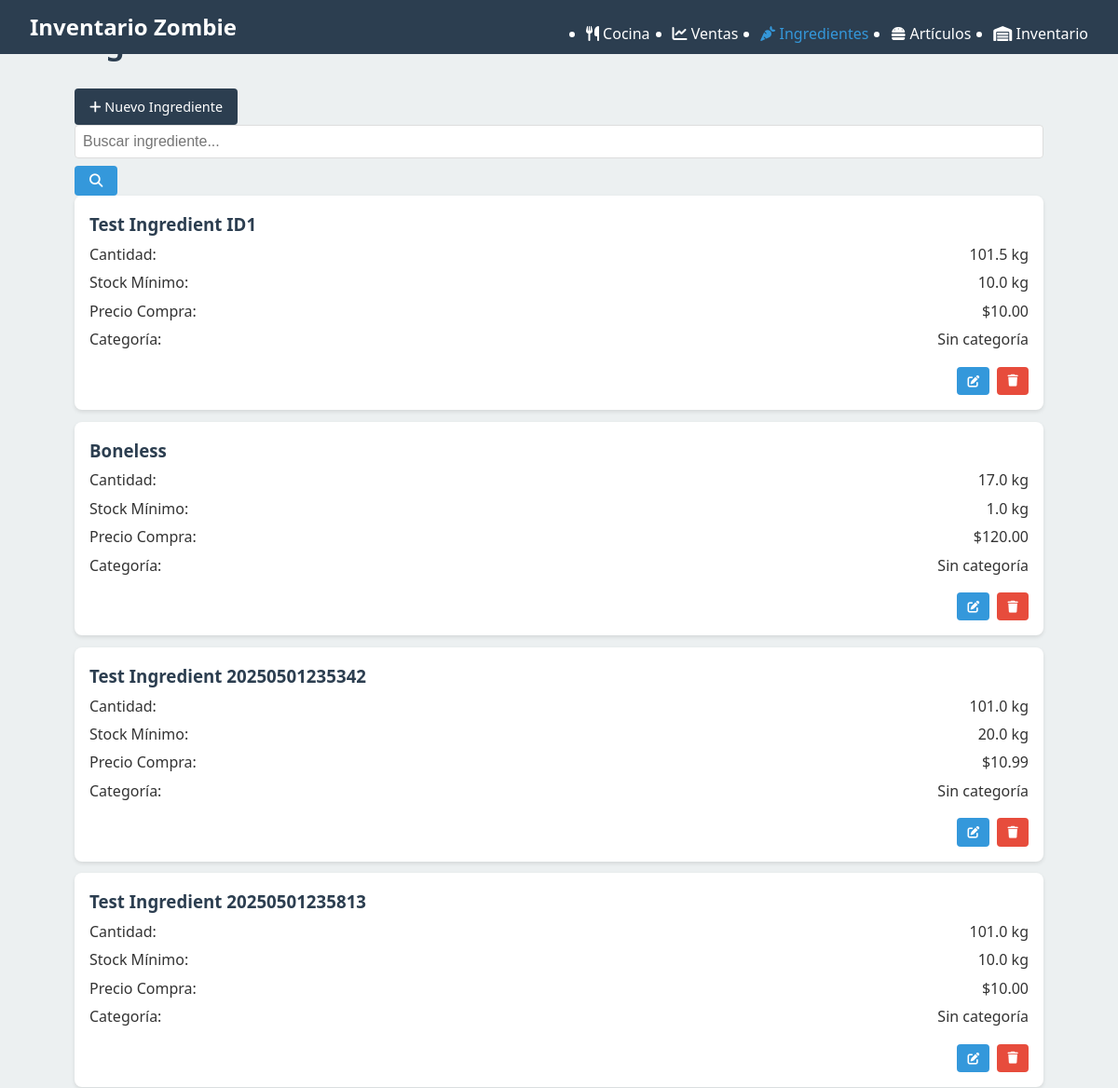
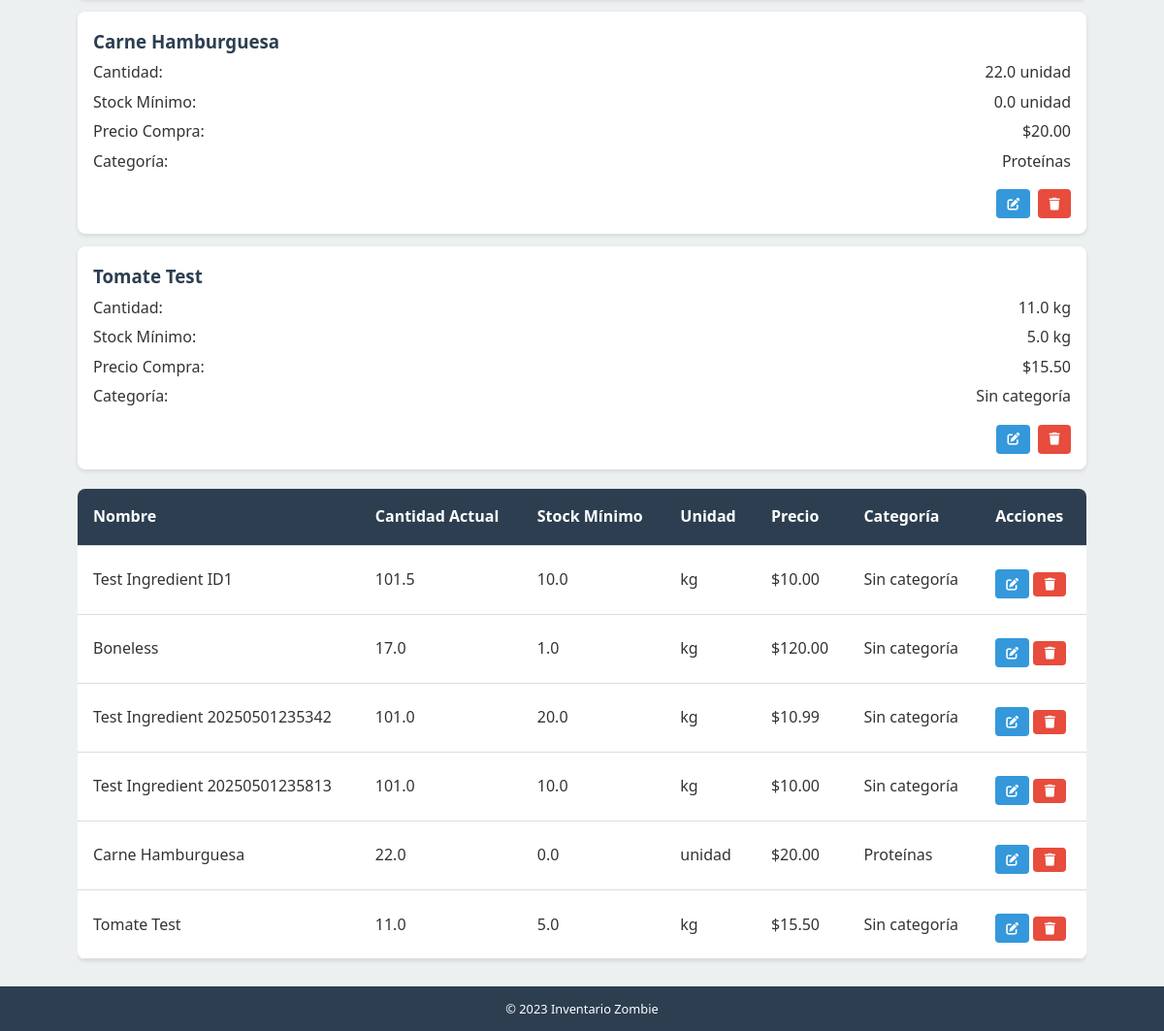
The page /ingredientes/ on the database as committed earlier (2 pictures, top to bottom).
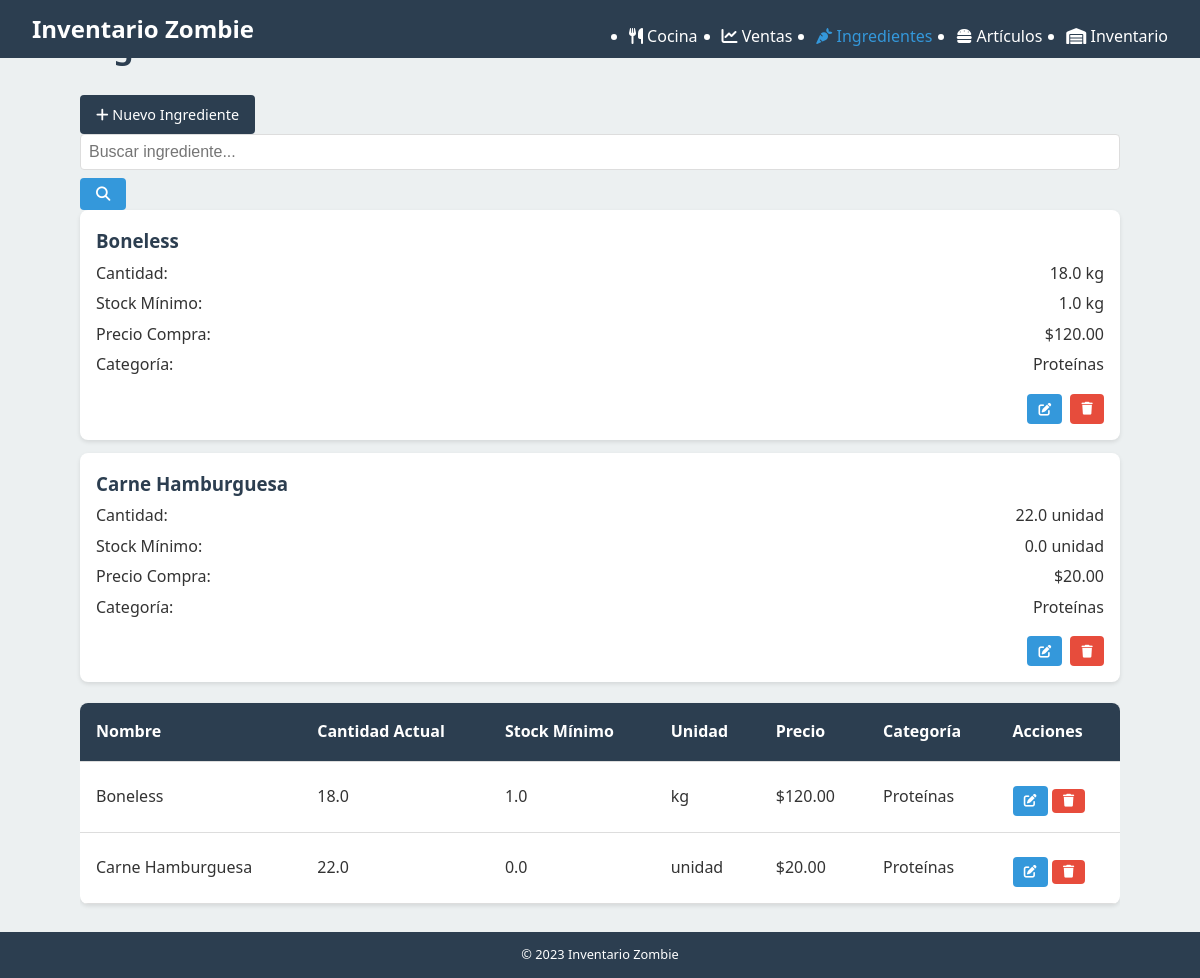
The same page on the database as committed later.
### tables this page shows
CREATE TABLE Ingredientes (
    id INTEGER PRIMARY KEY AUTOINCREMENT,
    nombre TEXT NOT NULL UNIQUE,
    unidad_medida TEXT NOT NULL,
    precio_compra REAL,
    cantidad_actual REAL NOT NULL DEFAULT 0,
    stock_minimo REAL
, categoria TEXT);

### routes/ingredientes.py (the view)
@ingredientes_web_bp.route('/', methods=['GET'])
def index():
    db = get_db()
    cursor = db.execute('SELECT * FROM Ingredientes')
    ingredientes = []
    for row in cursor.fetchall():
        ingrediente = dict(
            id=row['id'],
            nombre=row['nombre'],
            unidad_medida=row['unidad_medida'],
            precio_compra=row['precio_compra'],
            cantidad_actual=row['cantidad_actual'],
            stock_minimo=row['stock_minimo']
        )
        try:
            ingrediente['categoria'] = row['categoria']
        except (IndexError, KeyError):
            ingrediente['categoria'] = None
        ingredientes.append(ingrediente)
    return render_template('ingredientes/lista.html', ingredientes=ingredientes)

### app.py (called while the page is built)
@app.after_request
def add_cors_headers(response):
    response.headers.add('Access-Control-Allow-Origin', '*')
    response.headers.add('Access-Control-Allow-Headers', 'Content-Type,Authorization')
    response.headers.add('Access-Control-Allow-Methods', 'GET,PUT,POST,DELETE,OPTIONS')
    return response

### database.py (called while the page is built)
def get_db():
    if 'db' not in g:
        g.db = sqlite3.connect(
            current_app.config['DATABASE'],
            detect_types=sqlite3.PARSE_DECLTYPES
        )
        g.db.row_factory = sqlite3.Row
    return g.db

### templates/ingredientes/lista.html (shortened to what this page needs)
{% extends "layout.html" %}
{% block content %}
<div class="page-header">
    <h1>Ingredientes</h1>
    <a href="{{ url_for('ingredientes_web.nuevo') }}" class="btn btn-primary">
        <i class="fas fa-plus"></i> Nuevo Ingrediente
    </a>
</div>
<div class="search-box">
    <input type="text" id="search-input" placeholder="Buscar ingrediente...">
    <button id="search-button" class="btn">
        <i class="fas fa-search"></i>
    </button>
</div>
<div class="item-list" id="ingredient-cards">
    {% for ingrediente in ingredientes %}
    <div class="item-card">
        <h3>{{ ingrediente.nombre }}</h3>
        <div class="item-detail">
            <span>Cantidad:</span>
            <span class="{% if ingrediente.cantidad_actual <= ingrediente.stock_minimo %}low-stock{% endif %}">
                {{ ingrediente.cantidad_actual }} {{ ingrediente.unidad_medida }}
            </span>
        </div>
        <div class="item-detail">
            <span>Stock Mínimo:</span>
            <span>{{ ingrediente.stock_minimo }} {{ ingrediente.unidad_medida }}</span>
        </div>
        <div class="item-detail">
            <span>Precio Compra:</span>
            <span>${{ "%.2f"|format(ingrediente.precio_compra) }}</span>
        </div>
        <div class="item-detail">
            <span>Categoría:</span>
            <span>{{ ingrediente.get('categoria') or 'Sin categoría' }}</span>
        </div>
        <div class="item-actions">
            <a href="{{ url_for('ingredientes_web.editar', id=ingrediente.id) }}" class="btn btn-secondary btn-sm">
                <i class="fas fa-edit"></i>
            </a>
            <button class="btn btn-danger btn-sm delete-ingredient"
                   data-id="{{ ingrediente.id }}"
                   data-name="{{ ingrediente.nombre }}">
                <i class="fas fa-trash"></i>
            </button>
        </div>
    </div>
    {% endfor %}
</div>
<div class="table-responsive d-none d-md-block">
    <table>
        <thead>
            <tr>
                <th>Nombre</th>
                <th>Cantidad Actual</th>
                <th>Stock Mínimo</th>
                <th>Unidad</th>
                <th>Precio</th>
                <th>Categoría</th>
                <th>Acciones</th>
            </tr>
        </thead>
        <tbody>
            {% for ingrediente in ingredientes %}
            <tr>
                <td>{{ ingrediente.nombre }}</td>
                <td class="{% if ingrediente.cantidad_actual <= ingrediente.stock_minimo %}low-stock{% endif %}">
                    {{ ingrediente.cantidad_actual }}
                </td>
                <td>{{ ingrediente.stock_minimo }}</td>
                <td>{{ ingrediente.unidad_medida }}</td>
                <td>${{ "%.2f"|format(ingrediente.precio_compra) }}</td>
                <td>{{ ingrediente.get('categoria') or 'Sin categoría' }}</td>
                <td>
                    <a href="{{ url_for('ingredientes_web.editar', id=ingrediente.id) }}" class="btn btn-secondary btn-sm">
                        <i class="fas fa-edit"></i>
                    </a>
                    <button class="btn btn-danger btn-sm delete-ingredient"
                           data-id="{{ ingrediente.id }}"
                           data-name="{{ ingrediente.nombre }}">
                        <i class="fas fa-trash"></i>
                    </button>
                </td>
            </tr>
            {% else %}
            <tr>
                <td colspan="7" class="text-center">No hay ingredientes registrados</td>
            </tr>
            {% endfor %}
        </tbody>
    </table>
</div>
{% endblock %}

### templates/layout.html (shortened to what this page needs)
<!DOCTYPE html>
<html lang="es">
<head>
    <link rel="stylesheet" href="{{ url_for('static', filename='css/main.css') }}">
    <link rel="stylesheet" href="https://cdnjs.cloudflare.com/ajax/libs/font-awesome/6.1.1/css/all.min.css">
</head>
<body>
    <header>
        <nav>
            <div class="logo">
                <a href="{{ url_for('index') }}">Inventario Zombie</a>
            </div>
            <ul class="nav-links">
                <li><a href="{{ url_for('recepciones_web.formulario') }}"><i class="fas fa-utensils"></i> Cocina</a></li>
                <li><a href="{{ url_for('ventas_web.lista') }}"><i class="fas fa-chart-line"></i> Ventas</a></li>
                <li><a href="{{ url_for('ingredientes_web.index') }}"><i class="fas fa-carrot"></i> Ingredientes</a></li>
                <li><a href="{{ url_for('articulos_web.index') }}"><i class="fas fa-hamburger"></i> Artículos</a></li>
                <li><a href="{{ url_for('inventario_web.dashboard') }}"><i class="fas fa-warehouse"></i> Inventario</a></li>
            </ul>
        </nav>
    </header>
    <main class="container">
        {% block content %}{% endblock %}
    </main>
    <footer>
        <p>&copy; 2023 Inventario Zombie</p>
    </footer>
</body>
</html>

### static/css/main.css (style rules this page uses)
:root { --primary-color: #2c3e50; --secondary-color: #3498db; --accent-color: #e74c3c; --background-color: #ecf0f1; --text-color: #333; --light-text: #fff; --success-color: #2ecc71; --warning-color: #f39c12; --error-color: #e74c3c; --info-color: #3498db; }
* { margin: 0; padding: 0; box-sizing: border-box; }
body { font-family: 'Segoe UI', Tahoma, Geneva, Verdana, sans-serif; line-height: 1.6; color: var(--text-color); background-color: var(--background-color); }
.container { width: 95%; margin: 0 auto; padding: 10px; }
header { background-color: var(--primary-color); color: var(--light-text); padding: 0.5rem 0; position: fixed; top: 0; width: 100%; z-index: 1000; }
nav { display: flex; justify-content: space-between; align-items: center; padding: 0 1rem; }
.logo a { color: var(--light-text); text-decoration: none; font-size: 1.2rem; font-weight: bold; }
.nav-links { position: fixed; top: 0; right: -100%; width: 70%; height: 100vh; background-color: var(--primary-color); flex-direction: column; justify-content: flex-start; align-items: center; padding-top: 60px; transition: right 0.3s ease; z-index: 900; }
.nav-links li { margin: 1rem 0; width: 100%; text-align: center; }
.nav-links a { color: var(--light-text); text-decoration: none; font-size: 1.1rem; display: block; padding: 0.5rem 0; transition: background-color 0.3s; }
.nav-links a:hover, .nav-links a.active { background-color: var(--secondary-color); }
main { margin-top: 60px; min-height: calc(100vh - 110px); padding: 1rem 0; }
h1 { color: var(--primary-color); margin-bottom: 1rem; font-size: 1.5rem; text-align: center; }
.btn { display: inline-block; background-color: var(--secondary-color); color: var(--light-text); padding: 0.5rem 1rem; border-radius: 4px; text-decoration: none; margin-top: 0.5rem; transition: background-color 0.3s; text-align: center; border: none; cursor: pointer; font-size: 0.9rem; }
input, select, textarea { width: 100%; padding: 0.5rem; border: 1px solid #ddd; border-radius: 4px; font-size: 1rem; }
.table-responsive { overflow-x: auto; width: 100%; }
table { width: 100%; border-collapse: collapse; margin: 0.5rem 0; background-color: white; border-radius: 8px; overflow: hidden; box-shadow: 0 2px 4px rgba(0, 0, 0, 0.1); }
th, td { padding: 0.7rem; text-align: left; border-bottom: 1px solid #ddd; font-size: 0.9rem; }
th { background-color: var(--primary-color); color: var(--light-text); }
.item-card { background: white; border-radius: 8px; padding: 1rem; margin-bottom: 0.8rem; box-shadow: 0 2px 4px rgba(0, 0, 0, 0.1); }
.item-card h3 { color: var(--primary-color); margin-bottom: 0.3rem; }
.item-card .item-detail { display: flex; justify-content: space-between; margin-bottom: 0.3rem; }
.item-card .item-actions { display: flex; justify-content: flex-end; gap: 0.5rem; margin-top: 0.5rem; }
footer { background-color: var(--primary-color); color: var(--light-text); text-align: center; padding: 0.8rem 0; font-size: 0.8rem; }
@media screen and (min-width: 768px) { .container { width: 90%; padding: 20px; } }
@media screen and (min-width: 768px) { nav { padding: 0 2rem; } }
@media screen and (min-width: 768px) { .logo a { font-size: 1.5rem; } }
@media screen and (min-width: 768px) { .nav-links { position: static; width: auto; height: auto; background-color: transparent; display: flex; flex-direction: row; padding-top: 0; } }
@media screen and (min-width: 768px) { .nav-links li { margin-left: 1.5rem; margin-bottom: 0; width: auto; } }
@media screen and (min-width: 768px) { .nav-links a { font-size: 1rem; padding: 0; } }
@media screen and (min-width: 768px) { .nav-links a:hover, .nav-links a.active { background-color: transparent; color: var(--secondary-color); } }
@media screen and (min-width: 768px) { main { margin-top: 70px; padding: 2rem 0; } }
@media screen and (min-width: 768px) { h1 { font-size: 2rem; text-align: left; } }
@media screen and (min-width: 768px) { th, td { padding: 1rem; font-size: 1rem; } }
.btn-primary { background-color: var(--primary-color); }
.btn-secondary { background-color: var(--secondary-color); }
.btn-danger { background-color: var(--accent-color); }
.btn-sm { padding: 0.3rem 0.7rem; font-size: 0.8rem; }

Rows that differ between the two databases and show on the page:
removed Ingredientes: nombre "Test Ingredient ID1", cantidad_actual "101.5", unidad_medida "kg", stock_minimo "10.0", precio_compra "10.00", ingrediente "Sin categoría"
removed Ingredientes: nombre "Test Ingredient 20250501235342", cantidad_actual "101.0", unidad_medida "kg", stock_minimo "20.0", precio_compra "10.99", ingrediente "Sin categoría"
removed Ingredientes: nombre "Test Ingredient 20250501235813", cantidad_actual "101.0", unidad_medida "kg", stock_minimo "10.0", precio_compra "10.00", ingrediente "Sin categoría"
removed Ingredientes: nombre "Tomate Test", cantidad_actual "11.0", unidad_medida "kg", stock_minimo "5.0", precio_compra "15.50", ingrediente "Sin categoría"
changed Ingredientes "Boneless": cantidad_actual "17.0" → "18.0"; categoria "Sin categoría" → "Proteínas"
